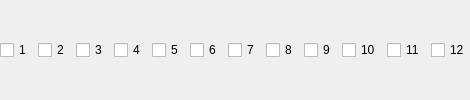
                         <widget class="QWidget" name="simpleRecTracks">
                          <layout class="QHBoxLayout" name="horizontalLayoutSimpleTracks">
                           <property name="leftMargin">
                            <number>0</number>
                           </property>
                           <property name="topMargin">
                            <number>0</number>
                           </property>
                           <property name="rightMargin">
                            <number>0</number>
                           </property>
                           <property name="bottomMargin">
                            <number>0</number>
                           </property>
                           <item>
                            <widget class="QCheckBox" name="simpleOutRecTrack1">
                             <property name="sizePolicy">
                              <sizepolicy hsizetype="Minimum" vsizetype="Preferred">
                               <horstretch>0</horstretch>
                               <verstretch>0</verstretch>
                              </sizepolicy>
                             </property>
                             <property name="text">
                              <string notr="true">1</string>
                             </property>
                            </widget>
                           </item>
                           <item>
                            <widget class="QCheckBox" name="simpleOutRecTrack2">
                             <property name="sizePolicy">
                              <sizepolicy hsizetype="Minimum" vsizetype="Preferred">
                               <horstretch>0</horstretch>
                               <verstretch>0</verstretch>
                              </sizepolicy>
                             </property>
                             <property name="text">
                              <string notr="true">2</string>
                             </property>
                            </widget>
                           </item>
                           <item>
                            <widget class="QCheckBox" name="simpleOutRecTrack3">
                             <property name="sizePolicy">
                              <sizepolicy hsizetype="Minimum" vsizetype="Preferred">
                               <horstretch>0</horstretch>
                               <verstretch>0</verstretch>
                              </sizepolicy>
                             </property>
                             <property name="text">
                              <string notr="true">3</string>
                             </property>
                            </widget>
                           </item>
                           <item>
                            <widget class="QCheckBox" name="simpleOutRecTrack4">
                             <property name="sizePolicy">
                              <sizepolicy hsizetype="Minimum" vsizetype="Preferred">
                               <horstretch>0</horstretch>
                               <verstretch>0</verstretch>
                              </sizepolicy>
                             </property>
                             <property name="text">
                              <string notr="true">4</string>
                             </property>
                            </widget>
                           </item>
                           <item>
                            <widget class="QCheckBox" name="simpleOutRecTrack5">
                             <property name="sizePolicy">
                              <sizepolicy hsizetype="Minimum" vsizetype="Preferred">
                               <horstretch>0</horstretch>
                               <verstretch>0</verstretch>
                              </sizepolicy>
                             </property>
                             <property name="text">
                              <string notr="true">5</string>
                             </property>
                            </widget>
                           </item>
                           <item>
                            <widget class="QCheckBox" name="simpleOutRecTrack6">
                             <property name="sizePolicy">
                              <sizepolicy hsizetype="Minimum" vsizetype="Preferred">
                               <horstretch>0</horstretch>
                               <verstretch>0</verstretch>
                              </sizepolicy>
                             </property>
                             <property name="text">
                              <string notr="true">6</string>
                             </property>
                            </widget>
                           </item>
                           <item>
                            <widget class="QCheckBox" name="simpleOutRecTrack7">
                             <property name="sizePolicy">
                              <sizepolicy hsizetype="Minimum" vsizetype="Preferred">
                               <horstretch>0</horstretch>
                               <verstretch>0</verstretch>
                              </sizepolicy>
                             </property>
                             <property name="text">
                              <string notr="true">7</string>
                             </property>
                            </widget>
                           </item>
                           <item>
                            <widget class="QCheckBox" name="simpleOutRecTrack8">
                             <property name="sizePolicy">
                              <sizepolicy hsizetype="Minimum" vsizetype="Preferred">
                               <horstretch>0</horstretch>
                               <verstretch>0</verstretch>
                              </sizepolicy>
                             </property>
                             <property name="text">
                              <string notr="true">8</string>
                             </property>
                            </widget>
                           </item>
                           <item>
                            <widget class="QCheckBox" name="simpleOutRecTrack9">
                             <property name="sizePolicy">
                              <sizepolicy hsizetype="Minimum" vsizetype="Preferred">
                               <horstretch>0</horstretch>
                               <verstretch>0</verstretch>
                              </sizepolicy>
                             </property>
                             <property name="text">
                              <string notr="true">9</string>
                             </property>
                            </widget>
                           </item>
                           <item>
                            <widget class="QCheckBox" name="simpleOutRecTrack10">
                             <property name="sizePolicy">
                              <sizepolicy hsizetype="Minimum" vsizetype="Preferred">
                               <horstretch>0</horstretch>
                               <verstretch>0</verstretch>
                              </sizepolicy>
                             </property>
                             <property name="text">
                              <string notr="true">10</string>
                             </property>
                            </widget>
                           </item>
                           <item>
                            <widget class="QCheckBox" name="simpleOutRecTrack11">
                             <property name="sizePolicy">
                              <sizepolicy hsizetype="Minimum" vsizetype="Preferred">
                               <horstretch>0</horstretch>
                               <verstretch>0</verstretch>
                              </sizepolicy>
                             </property>
                             <property name="text">
                              <string notr="true">11</string>
                             </property>
                            </widget>
                           </item>
                           <item>
                            <widget class="QCheckBox" name="simpleOutRecTrack12">
                             <property name="sizePolicy">
                              <sizepolicy hsizetype="Minimum" vsizetype="Preferred">
                               <horstretch>0</horstretch>
                               <verstretch>0</verstretch>
                              </sizepolicy>
                             </property>
                             <property name="text">
                              <string notr="true">12</string>
                             </property>
                            </widget>
                           </item>
                          </layout>
                         </widget>
